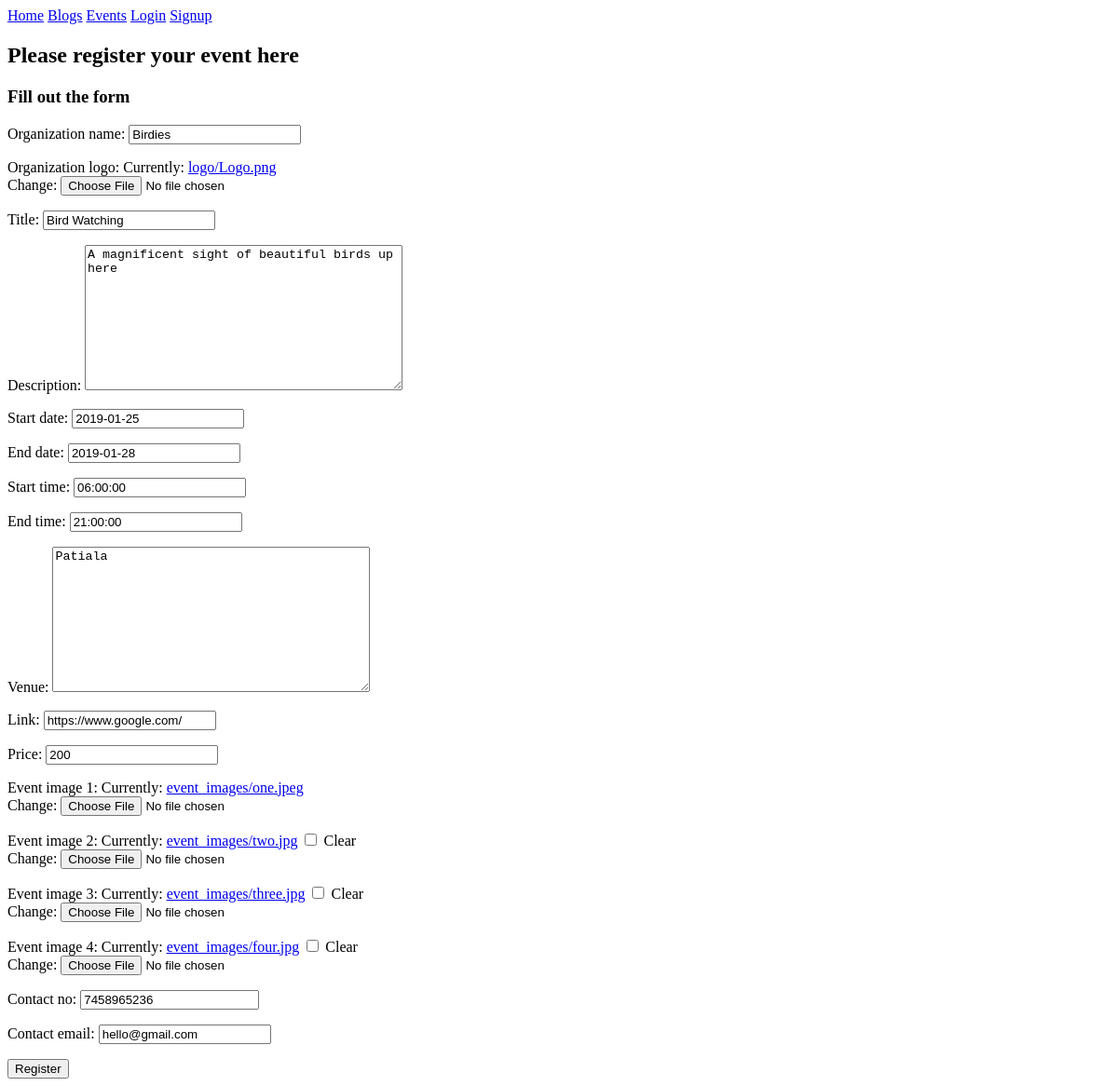
Before: /event/event/3/update/ with the older database file.
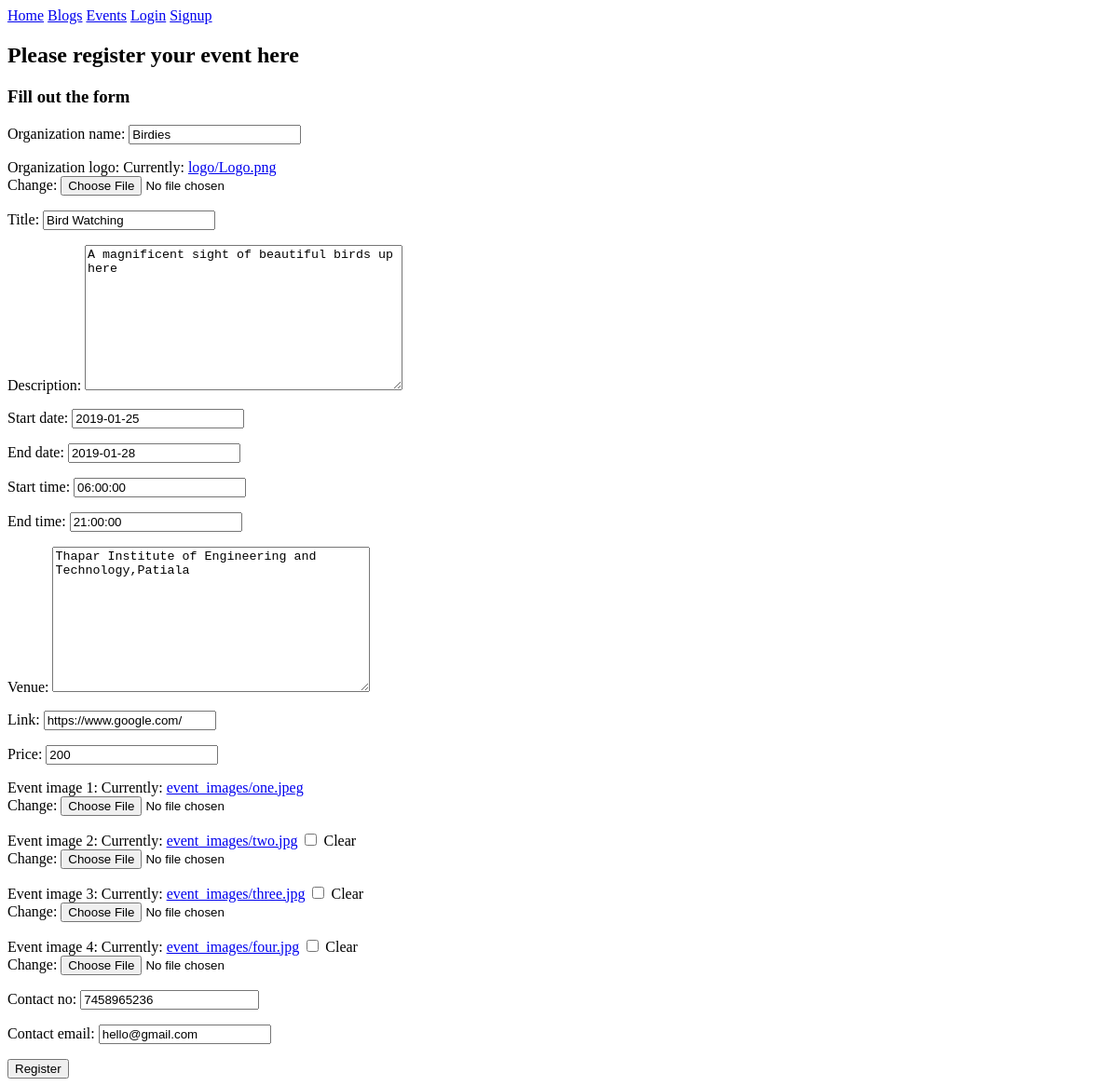
After: the same page with the newer database file.
### event/models.py (models this page shows, shortened)
class Event(models.Model):
	user = models.ForeignKey(User,related_name='events',on_delete=models.CASCADE)
	organization_name = models.CharField(max_length = 150, blank=False)
	organization_logo = models.ImageField(upload_to='logo',blank=False)
	title = models.CharField(max_length = 150, default='New Event', blank=False)
	description = models.TextField(blank=False)
	start_date = models.DateField(blank=False)
	end_date = models.DateField(blank=True)
	start_time = models.TimeField(blank=False)
	end_time = models.TimeField(blank=True)
	venue = models.TextField(blank=False)
	link = models.URLField(blank=False)
	price = models.PositiveIntegerField(blank=True, default=0)
	event_image_1 = models.ImageField(upload_to='event_images',blank=False)
	event_image_2 = models.ImageField(upload_to='event_images',blank=True)
	event_image_3 = models.ImageField(upload_to='event_images',blank=True)
	event_image_4 = models.ImageField(upload_to='event_images',blank=True)
	contact_no = models.BigIntegerField(blank=False)
	contact_email = models.EmailField(blank=False)
	created_at = models.DateTimeField(auto_now=True)
	class Meta():
		ordering = ['start_date']

### event/views.py (the view)
# urls.py: re_path(r'^event/(?P<pk>\d+)/update/$',views.UpdateEvent.as_view(),name='update'),
class UpdateEvent(generic.UpdateView,LoginRequiredMixin):
    template_name = 'event/event_form.html'
    success_url = reverse_lazy("event:all")
    form_class = forms.EventForm
    model = models.Event

### event/forms.py
class EventForm(forms.ModelForm):
	class Meta():
		model = models.Event
		exclude = ['user','created_at']

### event/templates/event/event_form.html (shortened to what this page needs)
{% extends "event/event_base.html" %}
{% block event_content %}
	<h2> Please register your event here </h2>
	<h3>Fill out the form</h3>
	<form enctype="multipart/form-data" method="POST">
		{{form.as_p}}
		<input type="submit" value="Register">
	</form>
{% endblock %}

Changed rows visible on the page:
changed Event "Birdies": venue "Patiala" → "Thapar Institute of Engineering and Technology,Patiala"
